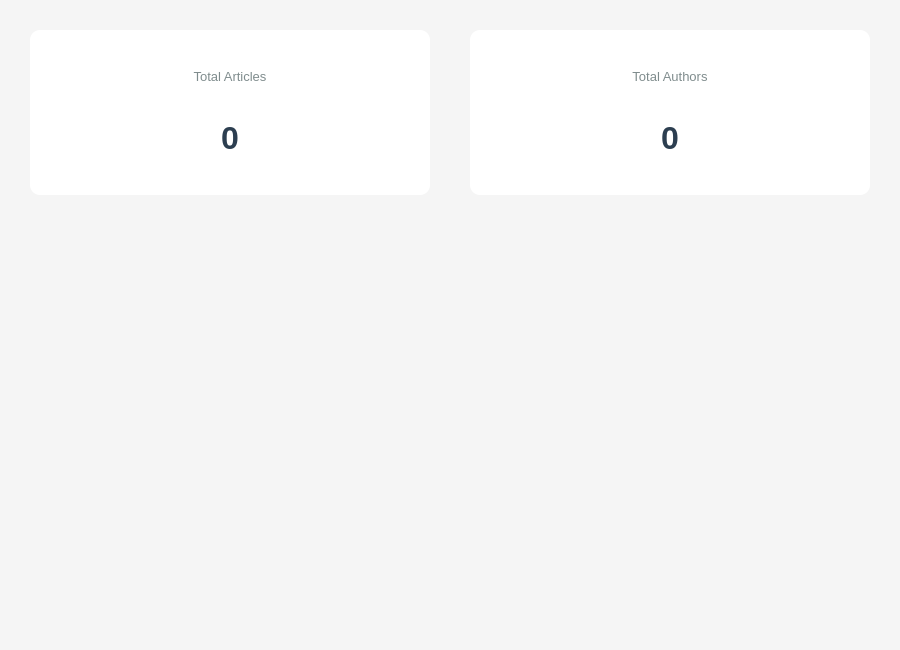
<?xml version="1.0" encoding="UTF-8"?>
<ui version="4.0">
 <class>ArticleStatistics</class>
 <widget class="QDialog" name="ArticleStatistics">
  <property name="geometry">
   <rect>
    <x>0</x>
    <y>0</y>
    <width>900</width>
    <height>650</height>
   </rect>
  </property>
  <property name="windowTitle">
   <string>Article Statistics</string>
  </property>
  <property name="styleSheet">
   <string notr="true">background-color: #f5f5f5;</string>
  </property>
  <layout class="QVBoxLayout" name="verticalLayout">
   <property name="spacing">
    <number>20</number>
   </property>
   <property name="leftMargin">
    <number>30</number>
   </property>
   <property name="topMargin">
    <number>30</number>
   </property>
   <property name="rightMargin">
    <number>30</number>
   </property>
   <property name="bottomMargin">
    <number>30</number>
   </property>
   <item>
    <layout class="QHBoxLayout" name="horizontalLayoutStats">
     <property name="spacing">
      <number>40</number>
     </property>
     <item>
      <widget class="QFrame" name="frameArticles">
       <property name="styleSheet">
        <string notr="true">background-color: white; border-radius: 10px; padding: 15px;</string>
       </property>
       <property name="frameShape">
        <enum>QFrame::StyledPanel</enum>
       </property>
       <property name="frameShadow">
        <enum>QFrame::Raised</enum>
       </property>
       <layout class="QVBoxLayout" name="verticalLayout_2">
        <item>
         <widget class="QLabel" name="label_2">
          <property name="font">
           <font>
            <family>Segoe UI</family>
            <pointsize>10</pointsize>
            <weight>50</weight>
            <bold>false</bold>
           </font>
          </property>
          <property name="styleSheet">
           <string notr="true">color: #7f8c8d;</string>
          </property>
          <property name="text">
           <string>Total Articles</string>
          </property>
          <property name="alignment">
           <set>Qt::AlignCenter</set>
          </property>
         </widget>
        </item>
        <item>
         <widget class="QLabel" name="lblTotalArticles">
          <property name="font">
           <font>
            <family>Segoe UI</family>
            <pointsize>24</pointsize>
            <weight>75</weight>
            <bold>true</bold>
           </font>
          </property>
          <property name="styleSheet">
           <string notr="true">color: #2c3e50;</string>
          </property>
          <property name="text">
           <string>0</string>
          </property>
          <property name="alignment">
           <set>Qt::AlignCenter</set>
          </property>
         </widget>
        </item>
       </layout>
      </widget>
     </item>
     <item>
      <widget class="QFrame" name="frameAuthors">
       <property name="styleSheet">
        <string notr="true">background-color: white; border-radius: 10px; padding: 15px;</string>
       </property>
       <property name="frameShape">
        <enum>QFrame::StyledPanel</enum>
       </property>
       <property name="frameShadow">
        <enum>QFrame::Raised</enum>
       </property>
       <layout class="QVBoxLayout" name="verticalLayout_3">
        <item>
         <widget class="QLabel" name="label_4">
          <property name="font">
           <font>
            <family>Segoe UI</family>
            <pointsize>10</pointsize>
            <weight>50</weight>
            <bold>false</bold>
           </font>
          </property>
          <property name="styleSheet">
           <string notr="true">color: #7f8c8d;</string>
          </property>
          <property name="text">
           <string>Total Authors</string>
          </property>
          <property name="alignment">
           <set>Qt::AlignCenter</set>
          </property>
         </widget>
        </item>
        <item>
         <widget class="QLabel" name="lblTotalAuthors">
          <property name="font">
           <font>
            <family>Segoe UI</family>
            <pointsize>24</pointsize>
            <weight>75</weight>
            <bold>true</bold>
           </font>
          </property>
          <property name="styleSheet">
           <string notr="true">color: #2c3e50;</string>
          </property>
          <property name="text">
           <string>0</string>
          </property>
          <property name="alignment">
           <set>Qt::AlignCenter</set>
          </property>
         </widget>
        </item>
       </layout>
      </widget>
     </item>
    </layout>
   </item>
   <item>
    <widget class="QGraphicsView" name="chartView">
     <property name="styleSheet">
      <string notr="true">background: transparent; border: none;</string>
     </property>
     <property name="renderHints">
      <set>QPainter::Antialiasing|QPainter::SmoothPixmapTransform|QPainter::TextAntialiasing</set>
     </property>
    </widget>
   </item>
  </layout>
 </widget>
 <resources/>
 <connections/>
</ui>
